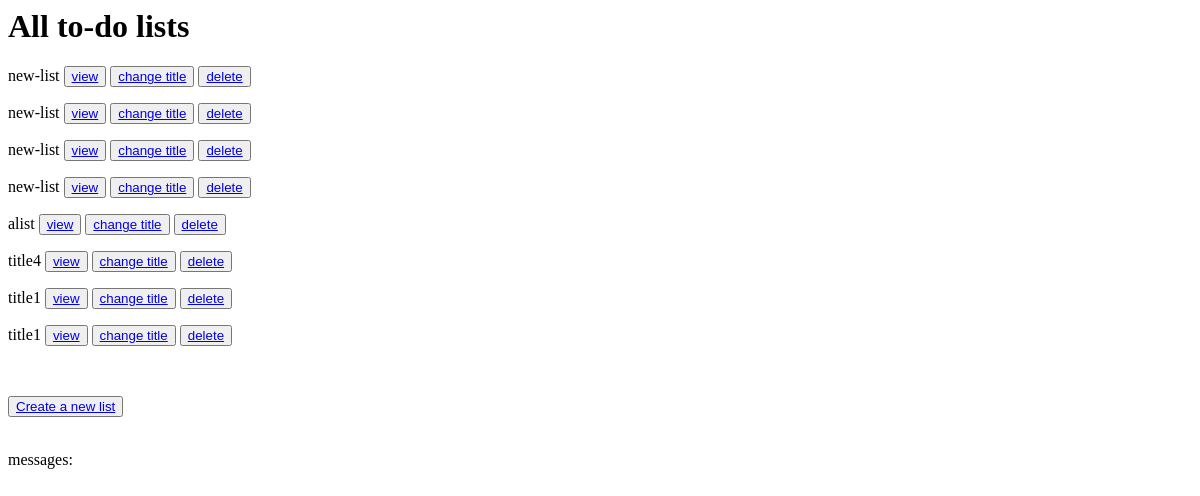
Before: /v3/to-do-list/show-all/ (signed in) with the older database file.
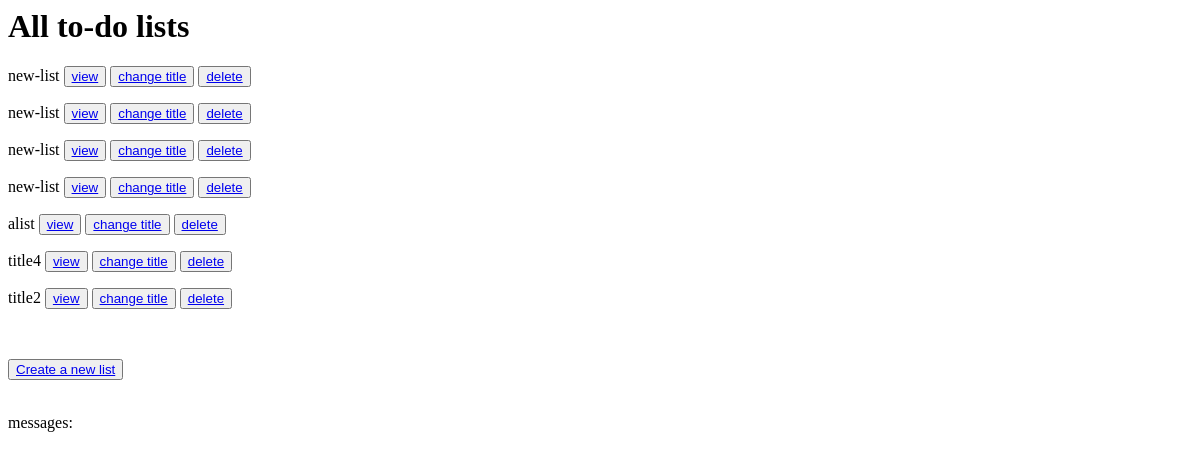
After: the same page with the newer database file.
### ToDoListApp/models/to_do_list.py (models this page shows, shortened)
class ToDoList(models.Model):
    title = models.CharField(max_length=100, default="new-list", null=False,
                             verbose_name='عنوان', validators=[validate_title])
    owner = models.ForeignKey(User, on_delete=models.CASCADE,
                              related_name="to_do_lists", null=True, verbose_name='صاحب')

### ToDoListApp/version3/views/show_lists_view3.py (the view)
# urls.py: path("to-do-list/show-all/", ShowLists3.as_view(), name='v3-show-lists'),
class ShowLists3(LoginRequiredMixin, TemplateView):
    template_name = "v3/v3_show_all_lists_template.html"
    def get_context_data(self, **kwargs):
        context = super().get_context_data(**kwargs)
        user = self.request.user
        context["to_do_lists"] = user.to_do_lists.all()
        return context

### ToDoListApp/templates/v3/v3_show_all_lists_template.html (shortened to what this page needs)
<h1>All to-do lists</h1>
<form method="post">
    {% for to_do_list in to_do_lists %}
        <p>{{ to_do_list.title }}
            <button><a href="{% url 'v3-get-list' list_id=to_do_list.id %}">view</a></button>
            <button><a href="{% url 'v3-edit-list' list_id=to_do_list.id %}">change title</a></button>
            <button><a href="{% url 'v3-delete-list' list_id=to_do_list.id %}">delete</a></button>
        </p>
    {% endfor %}
    <br>
    <p>
        <button><a href="{% url 'v3-create-list' %}">Create a new list</a></button>
    </p>
</form>
messages:

Changed rows visible on the page:
removed ToDoList: title "title1"
changed ToDoList: title "title1" → "title2"
